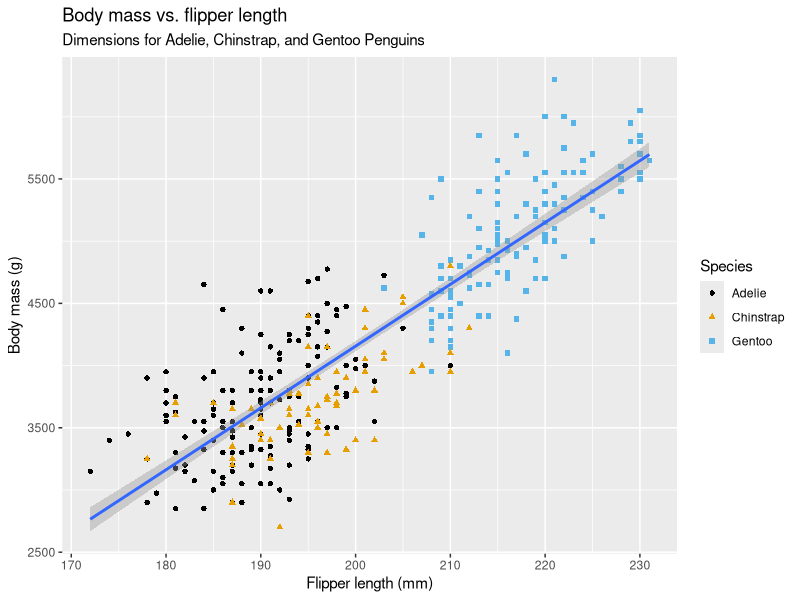
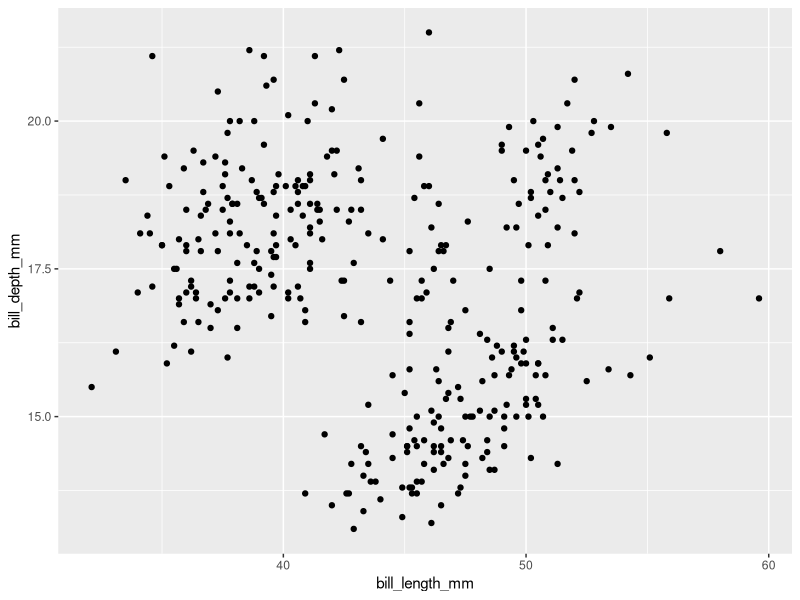
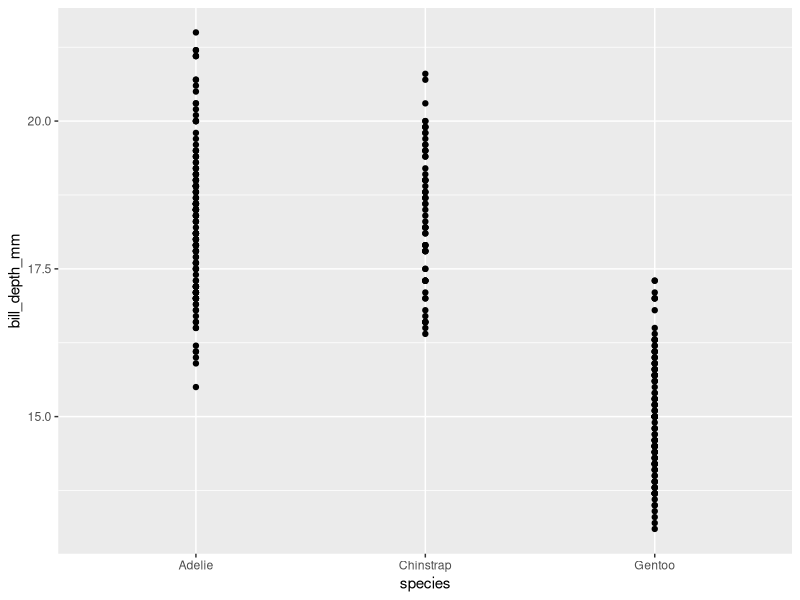
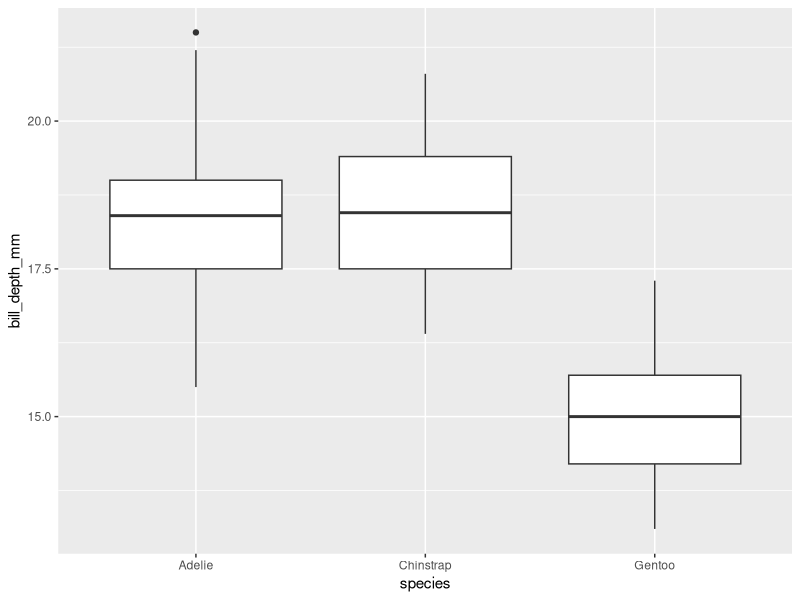
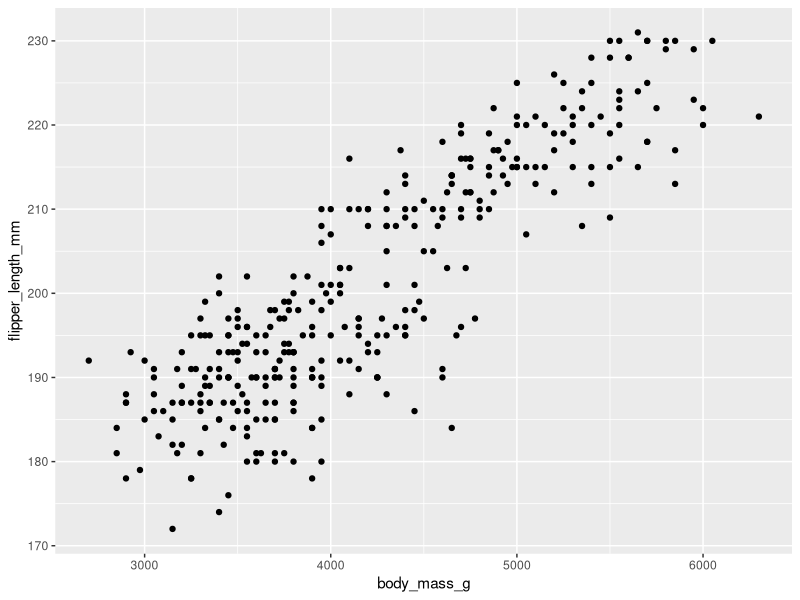
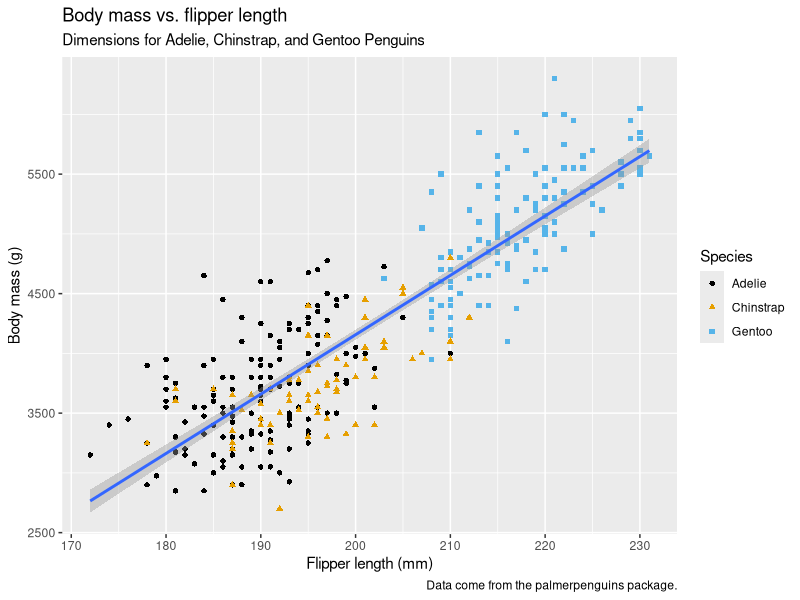
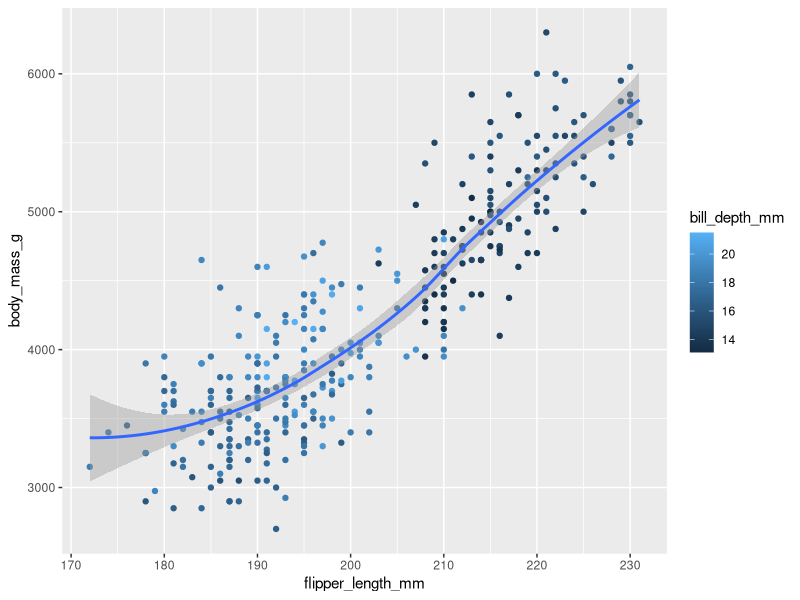
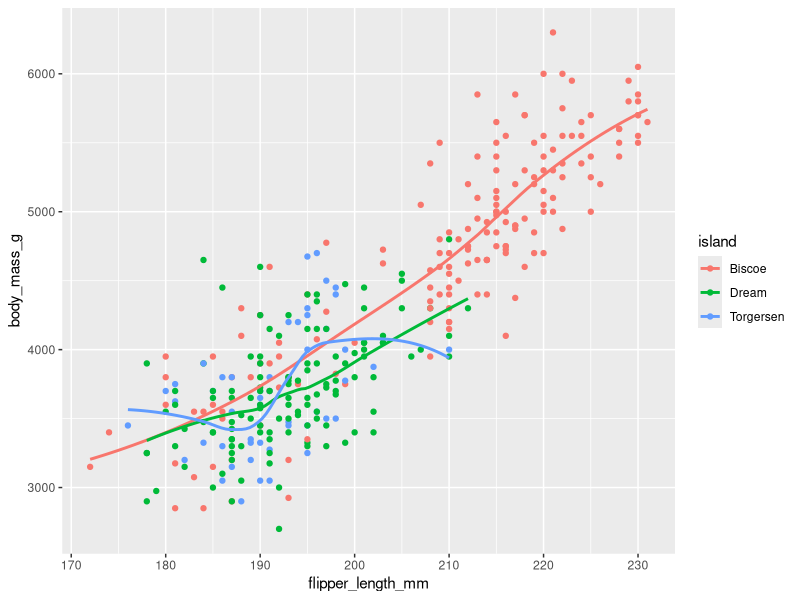

Here is the R script that generated these plots, in order:
library("tidyverse")
library("palmerpenguins")
library("ggthemes")

# instantiate a plot using the penguins dataset from palmerpenguins,
# mapping features to the x-axis and y-axis,
# and specify the plot as a scatter plot
# with points colored and shaped based on species
# and a line of best fit drawn for the entire dataset
ggplot(
  data = penguins, 
  mapping = aes(x = flipper_length_mm, y = body_mass_g)
) + 
  geom_point(mapping = aes(color = species, shape = species)) + 
  geom_smooth(method = "lm") + 
  labs(
    title = "Body mass vs. flipper length",
    subtitle = "Dimensions for Adelie, Chinstrap, and Gentoo Penguins",
    x = "Flipper length (mm)", y = "Body mass (g)",
    color = "Species", shape = "Species"
  ) + 
  scale_color_colorblind()

# --------------------------------------------------------------------------------

# 1. How many rows and columns does the penguins dataframe have?
tibble(penguins) # 344 (rows) x 8 (columns)


# 2. What does the bill_depth_mm variable in the penguins dataframe describe?
?penguins # a number denoting bill depth (millimeters)


# 3. Make a scatterplot of bill_depth_mm vs. bill_length_mm.
# Describe the relationship between these two variables.
ggplot(penguins, mapping = aes(x = bill_length_mm, y = bill_depth_mm)) +
  geom_point()
# possible clustering but no strong correlation


# 4. What happens if you make a scatterplot of species vs bill_depth_mm?
# What might be a better choice of geom?
ggplot(penguins, mapping = aes(species, bill_depth_mm)) +
  geom_point()
# species is categorical, while bill_depth_mm is numerical,
# so a box-and-whisker plot would be a better choice
ggplot(penguins, mapping = aes(species, bill_depth_mm)) +
  geom_boxplot()


# 5. Why does the following give an error and how would you fix it?
# ggplot(data = penguins) + geom_point()
# Aesthetics for the x and y axes are required to set up the scatterplot with geom_point().
# Specifying the variables for x and y within ggplot() will fix the issue.


# 6. What does the na.rm argument do in geom_point()? What is the default value of the argument?
# Create a scatterplot where you successfully use this argument set to TRUE.
# na.rm indicates whether missing values are removed silently or with a warning.
# The default value of the argument is FALSE, i.e., a warning message is shown when missing values are removed.
ggplot(penguins, aes(x = body_mass_g, y = flipper_length_mm)) + geom_point(na.rm = TRUE)


# 7. Add the following caption to the plot you made in the previous exercise: 
# "Data come from the palmerpenguins package."
ggplot(
  data = penguins, 
  mapping = aes(x = flipper_length_mm, y = body_mass_g)
) + 
  geom_point(mapping = aes(color = species, shape = species)) + 
  geom_smooth(method = "lm") + 
  labs(
    title = "Body mass vs. flipper length",
    subtitle = "Dimensions for Adelie, Chinstrap, and Gentoo Penguins",
    caption = "Data come from the palmerpenguins package.",
    x = "Flipper length (mm)", y = "Body mass (g)",
    color = "Species", shape = "Species"
  ) + 
  scale_color_colorblind()


# 8. Recreate the visualization. What aesthetic should bill_depth_mm be mapped to?
# And should it be mapped at the global level or the geom level?
ggplot(
  penguins, aes(flipper_length_mm, body_mass_g)
) + 
  geom_point(aes(color = bill_depth_mm)) + 
  geom_smooth()
# The bill depth aesthetic should be mapped at the geom level,
# since the color mapping is only applied to the point geom and not the smooth geom.


# 9. Predict the output of the following code.
ggplot(
  data = penguins,
  mapping = aes(x = flipper_length_mm, y = body_mass_g, color = island)
) +
  geom_point() +
  geom_smooth(se = FALSE)

# Scatterplot depicting body mass vs. flipper length
# point and smooth geoms are colored by island due to global color mapping
# smooth conditional mean lines are displayed without confidence intervals


# 10. Will these two graphs look different? Why/why not?
ggplot(
  data = penguins,
  mapping = aes(x = flipper_length_mm, y = body_mass_g)
) +
  geom_point() +
  geom_smooth()

ggplot() +
  geom_point(
    data = penguins,
    mapping = aes(x = flipper_length_mm, y = body_mass_g)
  ) +
  geom_smooth(
    data = penguins,
    mapping = aes(x = flipper_length_mm, y = body_mass_g)
  )
# The two graphs will not look different since the geoms in both graphs use the same data and aesthetics.
# The first graph applies them globally, while the second graph applies them locally, but the output is the same.
